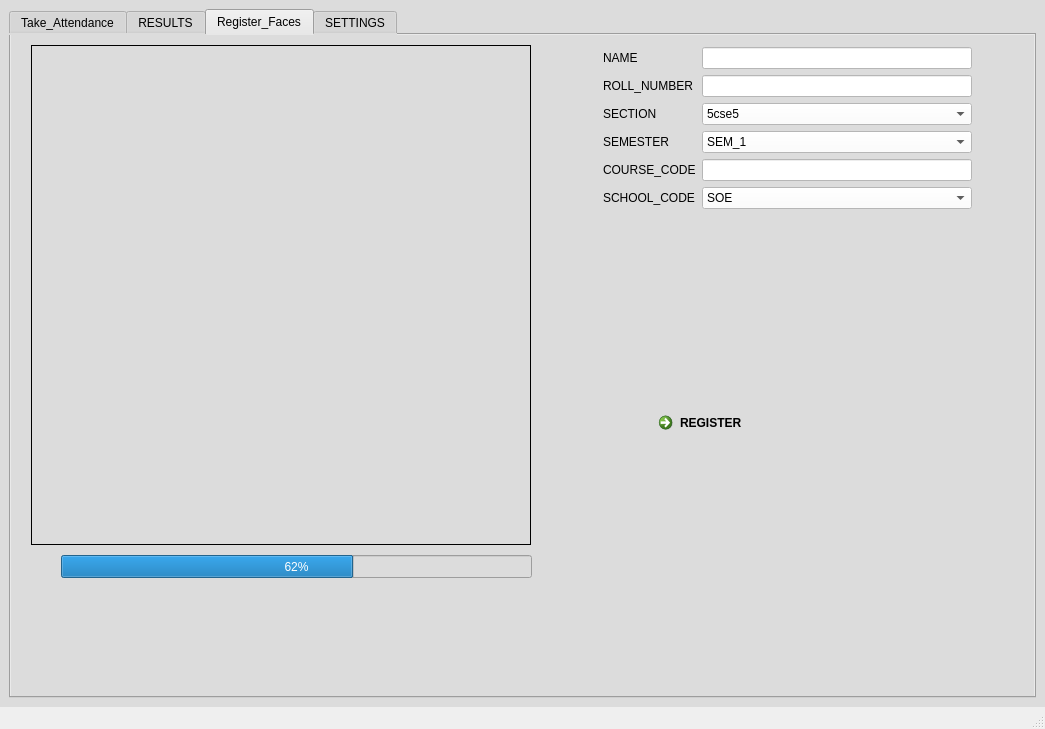
<?xml version="1.0" encoding="UTF-8"?>
<ui version="4.0">
 <class>MainWindow</class>
 <widget class="QMainWindow" name="MainWindow">
  <property name="geometry">
   <rect>
    <x>0</x>
    <y>0</y>
    <width>1045</width>
    <height>729</height>
   </rect>
  </property>
  <property name="minimumSize">
   <size>
    <width>500</width>
    <height>729</height>
   </size>
  </property>
  <property name="maximumSize">
   <size>
    <width>2000</width>
    <height>2000</height>
   </size>
  </property>
  <property name="windowTitle">
   <string>UNIVERSITY_PROJECT-1</string>
  </property>
  <property name="windowIcon">
   <iconset>
    <normaloff>:/newPrefix/teamwork.png</normaloff>:/newPrefix/teamwork.png</iconset>
  </property>
  <property name="toolButtonStyle">
   <enum>Qt::ToolButtonTextBesideIcon</enum>
  </property>
  <widget class="QWidget" name="centralwidget">
   <property name="enabled">
    <bool>true</bool>
   </property>
   <property name="autoFillBackground">
    <bool>false</bool>
   </property>
   <property name="styleSheet">
    <string notr="true">
background-color: rgb(220,220,220);</string>
   </property>
   <layout class="QGridLayout" name="gridLayout">
    <item row="0" column="0">
     <widget class="QTabWidget" name="SETTINGS">
      <property name="minimumSize">
       <size>
        <width>450</width>
        <height>450</height>
       </size>
      </property>
      <property name="maximumSize">
       <size>
        <width>2000</width>
        <height>2000</height>
       </size>
      </property>
      <property name="autoFillBackground">
       <bool>false</bool>
      </property>
      <property name="currentIndex">
       <number>2</number>
      </property>
      <property name="iconSize">
       <size>
        <width>16</width>
        <height>16</height>
       </size>
      </property>
      <property name="usesScrollButtons">
       <bool>true</bool>
      </property>
      <property name="tabBarAutoHide">
       <bool>true</bool>
      </property>
      <widget class="QWidget" name="Take_Attendance">
       <property name="minimumSize">
        <size>
         <width>450</width>
         <height>450</height>
        </size>
       </property>
       <property name="maximumSize">
        <size>
         <width>2000</width>
         <height>2000</height>
        </size>
       </property>
       <attribute name="icon">
        <iconset>
         <normaloff>:/camera/photograph.png</normaloff>:/camera/photograph.png</iconset>
       </attribute>
       <attribute name="title">
        <string>Take_Attendance</string>
       </attribute>
       <widget class="QLCDNumber" name="lcdCounter">
        <property name="geometry">
         <rect>
          <x>790</x>
          <y>440</y>
          <width>131</width>
          <height>81</height>
         </rect>
        </property>
        <property name="styleSheet">
         <string notr="true">background-color: rgb(170, 255, 0);
</string>
        </property>
        <property name="frameShape">
         <enum>QFrame::Box</enum>
        </property>
       </widget>
       <widget class="QLabel" name="label">
        <property name="geometry">
         <rect>
          <x>800</x>
          <y>410</y>
          <width>111</width>
          <height>21</height>
         </rect>
        </property>
        <property name="styleSheet">
         <string notr="true">font: 9pt &quot;MS Shell Dlg 2&quot;;</string>
        </property>
        <property name="text">
         <string>FaceCount</string>
        </property>
        <property name="textFormat">
         <enum>Qt::RichText</enum>
        </property>
        <property name="scaledContents">
         <bool>true</bool>
        </property>
        <property name="indent">
         <number>2</number>
        </property>
       </widget>
       <widget class="QLabel" name="rawImage">
        <property name="geometry">
         <rect>
          <x>10</x>
          <y>10</y>
          <width>721</width>
          <height>551</height>
         </rect>
        </property>
        <property name="styleSheet">
         <string notr="true">image: url(:/icons/requiredIconsForGUI/picture.png);</string>
        </property>
        <property name="text">
         <string/>
        </property>
        <property name="pixmap">
         <pixmap resource="../../AppData/Roaming/Python/Python38/site-packages/pyqt5_tools/Qt/bin/icons.qrc">:/icons/requiredIconsForGUI/picture.png</pixmap>
        </property>
        <property name="alignment">
         <set>Qt::AlignCenter</set>
        </property>
       </widget>
       <widget class="QPushButton" name="startRecognition">
        <property name="geometry">
         <rect>
          <x>780</x>
          <y>280</y>
          <width>141</width>
          <height>61</height>
         </rect>
        </property>
        <property name="styleSheet">
         <string notr="true">font: 11pt &quot;MS Shell Dlg 2&quot;;</string>
        </property>
        <property name="text">
         <string>start</string>
        </property>
        <property name="icon">
         <iconset>
          <normaloff>:/camera/search.png</normaloff>:/camera/search.png</iconset>
        </property>
        <property name="iconSize">
         <size>
          <width>20</width>
          <height>20</height>
         </size>
        </property>
        <property name="shortcut">
         <string>F5</string>
        </property>
       </widget>
       <widget class="QProgressBar" name="progressBar_2">
        <property name="geometry">
         <rect>
          <x>460</x>
          <y>610</y>
          <width>501</width>
          <height>23</height>
         </rect>
        </property>
        <property name="value">
         <number>24</number>
        </property>
       </widget>
       <widget class="QLabel" name="PROCESSING_STATUS">
        <property name="geometry">
         <rect>
          <x>300</x>
          <y>610</y>
          <width>151</width>
          <height>20</height>
         </rect>
        </property>
        <property name="styleSheet">
         <string notr="true">background-color: rgb(255, 255, 255);
font: 75 10pt &quot;MS Shell Dlg 2&quot;;</string>
        </property>
        <property name="frameShape">
         <enum>QFrame::NoFrame</enum>
        </property>
        <property name="text">
         <string>PROCESSING_STATUS :</string>
        </property>
       </widget>
       <widget class="QLineEdit" name="imagePath">
        <property name="geometry">
         <rect>
          <x>760</x>
          <y>70</y>
          <width>211</width>
          <height>20</height>
         </rect>
        </property>
        <property name="autoFillBackground">
         <bool>false</bool>
        </property>
        <property name="styleSheet">
         <string notr="true">background-color: rgb(255, 255, 255);</string>
        </property>
        <property name="text">
         <string>Enter the Image Path</string>
        </property>
        <property name="alignment">
         <set>Qt::AlignCenter</set>
        </property>
       </widget>
       <widget class="QPushButton" name="loadImage">
        <property name="geometry">
         <rect>
          <x>780</x>
          <y>180</y>
          <width>141</width>
          <height>61</height>
         </rect>
        </property>
        <property name="styleSheet">
         <string notr="true">font: 11pt &quot;MS Shell Dlg 2&quot;;</string>
        </property>
        <property name="text">
         <string>loadImage</string>
        </property>
        <property name="icon">
         <iconset>
          <normaloff>:/camera/search.png</normaloff>:/camera/search.png</iconset>
        </property>
        <property name="iconSize">
         <size>
          <width>20</width>
          <height>20</height>
         </size>
        </property>
        <property name="shortcut">
         <string>F5</string>
        </property>
       </widget>
      </widget>
      <widget class="QWidget" name="RESULTS">
       <attribute name="title">
        <string>RESULTS</string>
       </attribute>
       <widget class="QTreeWidget" name="treeWidget_1">
        <property name="geometry">
         <rect>
          <x>25</x>
          <y>0</y>
          <width>450</width>
          <height>550</height>
         </rect>
        </property>
        <property name="minimumSize">
         <size>
          <width>450</width>
          <height>550</height>
         </size>
        </property>
        <property name="styleSheet">
         <string notr="true">
image: url(:/icons/requiredIconsForGUI/gear.png);</string>
        </property>
        <property name="horizontalScrollBarPolicy">
         <enum>Qt::ScrollBarAlwaysOff</enum>
        </property>
        <property name="editTriggers">
         <set>QAbstractItemView::DoubleClicked|QAbstractItemView::EditKeyPressed</set>
        </property>
        <property name="iconSize">
         <size>
          <width>120</width>
          <height>120</height>
         </size>
        </property>
        <property name="textElideMode">
         <enum>Qt::ElideLeft</enum>
        </property>
        <property name="uniformRowHeights">
         <bool>false</bool>
        </property>
        <property name="itemsExpandable">
         <bool>true</bool>
        </property>
        <property name="sortingEnabled">
         <bool>true</bool>
        </property>
        <property name="allColumnsShowFocus">
         <bool>true</bool>
        </property>
        <attribute name="headerVisible">
         <bool>false</bool>
        </attribute>
        <attribute name="headerMinimumSectionSize">
         <number>150</number>
        </attribute>
        <attribute name="headerDefaultSectionSize">
         <number>150</number>
        </attribute>
        <attribute name="headerHighlightSections">
         <bool>true</bool>
        </attribute>
        <column>
         <property name="text">
          <string>person</string>
         </property>
         <property name="icon">
          <iconset>
           <normaloff>:/icons/boy-1.png</normaloff>:/icons/boy-1.png</iconset>
         </property>
        </column>
        <column>
         <property name="text">
          <string>New Column</string>
         </property>
        </column>
        <column>
         <property name="text">
          <string>name</string>
         </property>
        </column>
        <item>
         <property name="text">
          <string/>
         </property>
         <property name="icon">
          <iconset resource="../../AppData/Roaming/Python/Python38/site-packages/pyqt5_tools/Qt/bin/icons.qrc">
           <normaloff>:/icons/requiredIconsForGUI/boy-1.png</normaloff>:/icons/requiredIconsForGUI/boy-1.png</iconset>
         </property>
         <property name="text">
          <string>20171cse0331</string>
         </property>
         <property name="text">
          <string>kundanMunda</string>
         </property>
        </item>
        <item>
         <property name="text">
          <string/>
         </property>
         <property name="icon">
          <iconset resource="../../AppData/Roaming/Python/Python38/site-packages/pyqt5_tools/Qt/bin/icons.qrc">
           <normaloff>:/icons/requiredIconsForGUI/boy.png</normaloff>:/icons/requiredIconsForGUI/boy.png</iconset>
         </property>
         <property name="text">
          <string>20171cse0332</string>
         </property>
         <property name="text">
          <string>sidharth Jarika</string>
         </property>
        </item>
        <item>
         <property name="text">
          <string/>
         </property>
         <property name="icon">
          <iconset resource="../../AppData/Roaming/Python/Python38/site-packages/pyqt5_tools/Qt/bin/icons.qrc">
           <normaloff>:/icons/requiredIconsForGUI/girl-1.png</normaloff>:/icons/requiredIconsForGUI/girl-1.png</iconset>
         </property>
         <property name="text">
          <string>20171BSC0212</string>
         </property>
         <property name="text">
          <string>purnesh s</string>
         </property>
        </item>
       </widget>
       <widget class="QTreeWidget" name="treeWidget_2">
        <property name="geometry">
         <rect>
          <x>525</x>
          <y>0</y>
          <width>450</width>
          <height>550</height>
         </rect>
        </property>
        <property name="minimumSize">
         <size>
          <width>450</width>
          <height>550</height>
         </size>
        </property>
        <property name="styleSheet">
         <string notr="true">background-color: rgb(255, 255, 255);</string>
        </property>
        <property name="horizontalScrollBarPolicy">
         <enum>Qt::ScrollBarAlwaysOff</enum>
        </property>
        <property name="editTriggers">
         <set>QAbstractItemView::DoubleClicked|QAbstractItemView::EditKeyPressed</set>
        </property>
        <property name="iconSize">
         <size>
          <width>120</width>
          <height>120</height>
         </size>
        </property>
        <property name="textElideMode">
         <enum>Qt::ElideLeft</enum>
        </property>
        <property name="uniformRowHeights">
         <bool>false</bool>
        </property>
        <property name="itemsExpandable">
         <bool>true</bool>
        </property>
        <property name="sortingEnabled">
         <bool>true</bool>
        </property>
        <property name="allColumnsShowFocus">
         <bool>true</bool>
        </property>
        <attribute name="headerVisible">
         <bool>false</bool>
        </attribute>
        <attribute name="headerMinimumSectionSize">
         <number>150</number>
        </attribute>
        <attribute name="headerDefaultSectionSize">
         <number>150</number>
        </attribute>
        <attribute name="headerHighlightSections">
         <bool>true</bool>
        </attribute>
        <column>
         <property name="text">
          <string>person</string>
         </property>
        </column>
        <column>
         <property name="text">
          <string>New Column</string>
         </property>
        </column>
        <column>
         <property name="text">
          <string>name</string>
         </property>
        </column>
        <item>
         <property name="text">
          <string>New Item</string>
         </property>
         <property name="icon">
          <iconset resource="../../AppData/Roaming/Python/Python38/site-packages/pyqt5_tools/Qt/bin/icons.qrc">
           <normaloff>:/icons/requiredIconsForGUI/man-2.png</normaloff>:/icons/requiredIconsForGUI/man-2.png</iconset>
         </property>
        </item>
        <item>
         <property name="text">
          <string/>
         </property>
         <property name="icon">
          <iconset>
           <normaloff>:/icons/girl-1.png</normaloff>:/icons/girl-1.png</iconset>
         </property>
         <property name="text">
          <string>20171cse0331</string>
         </property>
         <property name="text">
          <string>kundanMunda</string>
         </property>
        </item>
        <item>
         <property name="text">
          <string/>
         </property>
         <property name="icon">
          <iconset resource="../../AppData/Roaming/Python/Python38/site-packages/pyqt5_tools/Qt/bin/icons.qrc">
           <normaloff>:/icons/requiredIconsForGUI/man-1.png</normaloff>:/icons/requiredIconsForGUI/man-1.png</iconset>
         </property>
         <property name="text">
          <string>20171cse0332</string>
         </property>
         <property name="text">
          <string>sidharth Jarika</string>
         </property>
        </item>
        <item>
         <property name="text">
          <string/>
         </property>
         <property name="icon">
          <iconset resource="../../AppData/Roaming/Python/Python38/site-packages/pyqt5_tools/Qt/bin/icons.qrc">
           <normaloff>:/icons/requiredIconsForGUI/girl.png</normaloff>:/icons/requiredIconsForGUI/girl.png</iconset>
         </property>
         <property name="text">
          <string>20171BSC0212</string>
         </property>
         <property name="text">
          <string>purnesh s</string>
         </property>
        </item>
       </widget>
       <widget class="QLCDNumber" name="lcdCounter_2">
        <property name="geometry">
         <rect>
          <x>410</x>
          <y>550</y>
          <width>64</width>
          <height>23</height>
         </rect>
        </property>
        <property name="styleSheet">
         <string notr="true">color:green;
background-color: rgb(255, 255, 255);
font: 10pt &quot;Showcard Gothic&quot;;
</string>
        </property>
       </widget>
       <widget class="QLCDNumber" name="lcdCounter_3">
        <property name="geometry">
         <rect>
          <x>910</x>
          <y>550</y>
          <width>64</width>
          <height>23</height>
         </rect>
        </property>
        <property name="styleSheet">
         <string notr="true">color:red;background-color: rgb(255, 255, 255);
font: 10pt &quot;Showcard Gothic&quot;;
</string>
        </property>
       </widget>
       <widget class="QPushButton" name="update_in_excel">
        <property name="geometry">
         <rect>
          <x>30</x>
          <y>560</y>
          <width>111</width>
          <height>51</height>
         </rect>
        </property>
        <property name="text">
         <string>Update_in_Excel</string>
        </property>
        <property name="checkable">
         <bool>false</bool>
        </property>
       </widget>
       <widget class="QPushButton" name="edit_and_configure">
        <property name="geometry">
         <rect>
          <x>525</x>
          <y>560</y>
          <width>111</width>
          <height>51</height>
         </rect>
        </property>
        <property name="text">
         <string>EDIT and Configure</string>
        </property>
        <property name="checkable">
         <bool>false</bool>
        </property>
       </widget>
      </widget>
      <widget class="QWidget" name="Register_Faces">
       <attribute name="icon">
        <iconset>
         <normaloff>:/newPrefix/teamwork.png</normaloff>:/newPrefix/teamwork.png</iconset>
       </attribute>
       <attribute name="title">
        <string>Register_Faces</string>
       </attribute>
       <widget class="QLabel" name="imageRecording">
        <property name="geometry">
         <rect>
          <x>20</x>
          <y>10</y>
          <width>500</width>
          <height>500</height>
         </rect>
        </property>
        <property name="styleSheet">
         <string notr="true">image: url(:/icons/requiredIconsForGUI/facial-recognition.png);</string>
        </property>
        <property name="frameShape">
         <enum>QFrame::Box</enum>
        </property>
        <property name="text">
         <string/>
        </property>
        <property name="scaledContents">
         <bool>true</bool>
        </property>
        <property name="alignment">
         <set>Qt::AlignCenter</set>
        </property>
       </widget>
       <widget class="QProgressBar" name="progressBar">
        <property name="geometry">
         <rect>
          <x>50</x>
          <y>520</y>
          <width>471</width>
          <height>23</height>
         </rect>
        </property>
        <property name="autoFillBackground">
         <bool>false</bool>
        </property>
        <property name="value">
         <number>62</number>
        </property>
       </widget>
       <widget class="QWidget" name="formLayoutWidget">
        <property name="geometry">
         <rect>
          <x>590</x>
          <y>10</y>
          <width>371</width>
          <height>241</height>
         </rect>
        </property>
        <layout class="QFormLayout" name="formLayout">
         <property name="leftMargin">
          <number>2</number>
         </property>
         <property name="topMargin">
          <number>2</number>
         </property>
         <item row="0" column="0">
          <widget class="QLabel" name="nAMELabel">
           <property name="text">
            <string>NAME</string>
           </property>
          </widget>
         </item>
         <item row="0" column="1">
          <widget class="QLineEdit" name="nAMELineEdit">
           <property name="styleSheet">
            <string notr="true">background-color: rgb(255, 255, 255);</string>
           </property>
          </widget>
         </item>
         <item row="1" column="0">
          <widget class="QLabel" name="rOLL_NUMBERLabel">
           <property name="text">
            <string>ROLL_NUMBER</string>
           </property>
          </widget>
         </item>
         <item row="1" column="1">
          <widget class="QLineEdit" name="rOLL_NUMBERLineEdit">
           <property name="styleSheet">
            <string notr="true">background-color: rgb(255, 255, 255);</string>
           </property>
          </widget>
         </item>
         <item row="2" column="0">
          <widget class="QLabel" name="sECTIONLabel">
           <property name="text">
            <string>SECTION</string>
           </property>
          </widget>
         </item>
         <item row="2" column="1">
          <widget class="QComboBox" name="sECTIONComboBox">
           <property name="styleSheet">
            <string notr="true">background-color: rgb(255, 255, 255);</string>
           </property>
           <item>
            <property name="text">
             <string>5cse5</string>
            </property>
           </item>
           <item>
            <property name="text">
             <string>5cse6</string>
            </property>
           </item>
           <item>
            <property name="text">
             <string>5cse7</string>
            </property>
           </item>
           <item>
            <property name="text">
             <string>5cse8</string>
            </property>
           </item>
           <item>
            <property name="text">
             <string>5cse9</string>
            </property>
           </item>
           <item>
            <property name="text">
             <string>5cse10</string>
            </property>
           </item>
          </widget>
         </item>
         <item row="3" column="0">
          <widget class="QLabel" name="sEMESTERLabel">
           <property name="text">
            <string>SEMESTER</string>
           </property>
          </widget>
         </item>
         <item row="3" column="1">
          <widget class="QComboBox" name="sEMESTERComboBox">
           <property name="styleSheet">
            <string notr="true">background-color: rgb(255, 255, 255);</string>
           </property>
           <item>
            <property name="text">
             <string>SEM_1</string>
            </property>
           </item>
           <item>
            <property name="text">
             <string>SEM_2</string>
            </property>
           </item>
           <item>
            <property name="text">
             <string>SEM_3</string>
            </property>
           </item>
           <item>
            <property name="text">
             <string>SEM_4</string>
            </property>
           </item>
           <item>
            <property name="text">
             <string>SEM_5</string>
            </property>
           </item>
           <item>
            <property name="text">
             <string>SEM_6</string>
            </property>
           </item>
           <item>
            <property name="text">
             <string>SEM_7</string>
            </property>
           </item>
           <item>
            <property name="text">
             <string>SEM_8</string>
            </property>
           </item>
           <item>
            <property name="text">
             <string>SEM_9</string>
            </property>
           </item>
           <item>
            <property name="text">
             <string>SEM_10</string>
            </property>
           </item>
          </widget>
         </item>
         <item row="4" column="0">
          <widget class="QLabel" name="cOURSE_CODELabel">
           <property name="text">
            <string>COURSE_CODE</string>
           </property>
          </widget>
         </item>
         <item row="4" column="1">
          <widget class="QLineEdit" name="cOURSE_CODELineEdit">
           <property name="styleSheet">
            <string notr="true">background-color: rgb(255, 255, 255);</string>
           </property>
          </widget>
         </item>
         <item row="5" column="0">
          <widget class="QLabel" name="sCHOOL_CODELabel">
           <property name="text">
            <string>SCHOOL_CODE</string>
           </property>
          </widget>
         </item>
         <item row="5" column="1">
          <widget class="QComboBox" name="sCHOOL_CODEComboBox">
           <property name="styleSheet">
            <string notr="true">background-color: rgb(255, 255, 255);</string>
           </property>
           <item>
            <property name="text">
             <string>SOE</string>
            </property>
           </item>
           <item>
            <property name="text">
             <string>SOL</string>
            </property>
           </item>
           <item>
            <property name="text">
             <string>M.TECH</string>
            </property>
           </item>
           <item>
            <property name="text">
             <string>Phd</string>
            </property>
           </item>
          </widget>
         </item>
        </layout>
       </widget>
       <widget class="QCommandLinkButton" name="commandLinkButton">
        <property name="geometry">
         <rect>
          <x>640</x>
          <y>370</y>
          <width>287</width>
          <height>40</height>
         </rect>
        </property>
        <property name="autoFillBackground">
         <bool>false</bool>
        </property>
        <property name="styleSheet">
         <string notr="true">background-color: rgb(170, 255, 255);</string>
        </property>
        <property name="text">
         <string>REGISTER</string>
        </property>
       </widget>
      </widget>
      <widget class="QWidget" name="tab">
       <attribute name="icon">
        <iconset>
         <normaloff>:/newPrefix/gear.png</normaloff>:/newPrefix/gear.png</iconset>
       </attribute>
       <attribute name="title">
        <string>SETTINGS</string>
       </attribute>
       <widget class="QWidget" name="formLayoutWidget_2">
        <property name="geometry">
         <rect>
          <x>120</x>
          <y>100</y>
          <width>681</width>
          <height>101</height>
         </rect>
        </property>
        <layout class="QFormLayout" name="formLayout_2">
         <property name="leftMargin">
          <number>0</number>
         </property>
         <item row="0" column="0">
          <widget class="QLabel" name="dATASET_SAVE_PATHLabel">
           <property name="text">
            <string>DATASET_SAVE_PATH</string>
           </property>
          </widget>
         </item>
         <item row="0" column="1">
          <widget class="QLineEdit" name="dATASET_SAVE_PATHLineEdit">
           <property name="styleSheet">
            <string notr="true">background-color: rgb(255, 255, 255);</string>
           </property>
          </widget>
         </item>
         <item row="1" column="0">
          <widget class="QLabel" name="iMAGE_PATHLabel">
           <property name="text">
            <string>IMAGE_PATH</string>
           </property>
          </widget>
         </item>
         <item row="1" column="1">
          <widget class="QLineEdit" name="iMAGE_PATHLineEdit">
           <property name="styleSheet">
            <string notr="true">background-color: rgb(255, 255, 255);</string>
           </property>
          </widget>
         </item>
         <item row="2" column="0">
          <widget class="QLabel" name="eXCEL_SHEET_PATHLabel">
           <property name="text">
            <string>EXCEL_SHEET_PATH</string>
           </property>
          </widget>
         </item>
         <item row="2" column="1">
          <widget class="QLineEdit" name="eXCEL_SHEET_PATHLineEdit">
           <property name="styleSheet">
            <string notr="true">background-color: rgb(255, 255, 255);</string>
           </property>
          </widget>
         </item>
        </layout>
       </widget>
       <widget class="QPushButton" name="saveButton">
        <property name="geometry">
         <rect>
          <x>390</x>
          <y>320</y>
          <width>201</width>
          <height>61</height>
         </rect>
        </property>
        <property name="autoFillBackground">
         <bool>false</bool>
        </property>
        <property name="styleSheet">
         <string notr="true">color: red;
background-color: rgba(170, 255, 255, 150);
font: 14pt &quot;MS Shell Dlg 2&quot;;</string>
        </property>
        <property name="text">
         <string>SAVE BUTTON</string>
        </property>
       </widget>
      </widget>
     </widget>
    </item>
   </layout>
  </widget>
  <widget class="QStatusBar" name="statusbar"/>
  <action name="actionsave">
   <property name="text">
    <string>save</string>
   </property>
  </action>
  <action name="actionoen">
   <property name="text">
    <string>open</string>
   </property>
  </action>
  <action name="actionsave_as">
   <property name="text">
    <string>save as</string>
   </property>
  </action>
  <action name="actionuct">
   <property name="text">
    <string>uct</string>
   </property>
  </action>
  <action name="actioncoopy">
   <property name="text">
    <string>coopy</string>
   </property>
  </action>
  <action name="actionTAKE_ATTENDANCE">
   <property name="icon">
    <iconset>
     <normaloff>:/camera/search.png</normaloff>:/camera/search.png</iconset>
   </property>
   <property name="text">
    <string>TAKE_ATTENDANCE</string>
   </property>
   <property name="toolTip">
    <string>takes_attendance</string>
   </property>
  </action>
  <action name="actionREGISTER">
   <property name="icon">
    <iconset>
     <normaloff>:/camera/camera.png</normaloff>:/camera/camera.png</iconset>
   </property>
   <property name="text">
    <string>REGISTER</string>
   </property>
   <property name="toolTip">
    <string>maps to register screen</string>
   </property>
  </action>
  <action name="actionSETTINGS">
   <property name="icon">
    <iconset>
     <normaloff>:/newPrefix/gear.png</normaloff>:/newPrefix/gear.png</iconset>
   </property>
   <property name="text">
    <string>SETTINGS</string>
   </property>
   <property name="toolTip">
    <string>configuring the locations</string>
   </property>
  </action>
 </widget>
 <resources>
  <include location="../../AppData/Roaming/Python/Python38/site-packages/pyqt5_tools/Qt/bin/icons.qrc"/>
 </resources>
 <connections/>
</ui>
